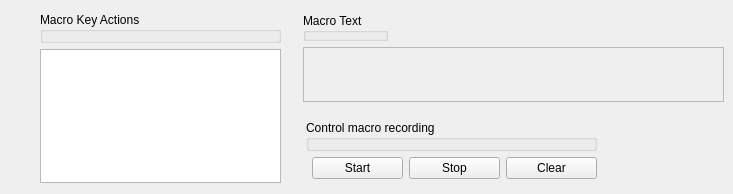
     <widget class="QWidget" name="macroTab">
      <attribute name="title">
       <string>Macro</string>
      </attribute>
      <widget class="QWidget" name="layoutWidget1">
       <property name="geometry">
        <rect>
         <x>40</x>
         <y>12</y>
         <width>241</width>
         <height>171</height>
        </rect>
       </property>
       <layout class="QGridLayout" name="gridLayout_8">
        <item row="0" column="0">
         <widget class="QGroupBox" name="groupBox_2">
          <property name="title">
           <string>Macro Key Actions</string>
          </property>
         </widget>
        </item>
        <item row="1" column="0">
         <widget class="QPlainTextEdit" name="pteMacroBox"/>
        </item>
       </layout>
      </widget>
      <widget class="QWidget" name="layoutWidget">
       <property name="geometry">
        <rect>
         <x>306</x>
         <y>120</y>
         <width>291</width>
         <height>65</height>
        </rect>
       </property>
       <layout class="QFormLayout" name="formLayout">
        <item row="0" column="0" colspan="2">
         <widget class="QGroupBox" name="groupBox">
          <property name="title">
           <string>Control macro recording</string>
          </property>
         </widget>
        </item>
        <item row="1" column="1">
         <layout class="QGridLayout" name="gridLayout_9">
          <item row="0" column="0">
           <widget class="QPushButton" name="btnStartMacro">
            <property name="text">
             <string>Start</string>
            </property>
           </widget>
          </item>
          <item row="0" column="1">
           <widget class="QPushButton" name="btnStopMacro">
            <property name="text">
             <string>Stop</string>
            </property>
           </widget>
          </item>
          <item row="0" column="2">
           <widget class="QPushButton" name="btnClearMacro">
            <property name="text">
             <string>Clear</string>
            </property>
           </widget>
          </item>
         </layout>
        </item>
       </layout>
      </widget>
      <widget class="QGroupBox" name="groupBox_3">
       <property name="geometry">
        <rect>
         <x>303</x>
         <y>13</y>
         <width>85</width>
         <height>28</height>
        </rect>
       </property>
       <property name="title">
        <string>Macro Text</string>
       </property>
      </widget>
      <widget class="QPlainTextEdit" name="pte_MacroText">
       <property name="enabled">
        <bool>false</bool>
       </property>
       <property name="geometry">
        <rect>
         <x>303</x>
         <y>47</y>
         <width>421</width>
         <height>55</height>
        </rect>
       </property>
       <property name="focusPolicy">
        <enum>Qt::NoFocus</enum>
       </property>
       <property name="contextMenuPolicy">
        <enum>Qt::NoContextMenu</enum>
       </property>
       <property name="acceptDrops">
        <bool>false</bool>
       </property>
       <property name="inputMethodHints">
        <set>Qt::ImhNoAutoUppercase</set>
       </property>
       <property name="documentTitle">
        <string/>
       </property>
       <property name="undoRedoEnabled">
        <bool>false</bool>
       </property>
       <property name="readOnly">
        <bool>true</bool>
       </property>
       <property name="plainText">
        <string/>
       </property>
       <property name="tabStopWidth">
        <number>1</number>
       </property>
      </widget>
      <zorder>groupBox_3</zorder>
      <zorder>pte_MacroText</zorder>
      <zorder>layoutWidget1</zorder>
      <zorder>layoutWidget</zorder>
     </widget>
